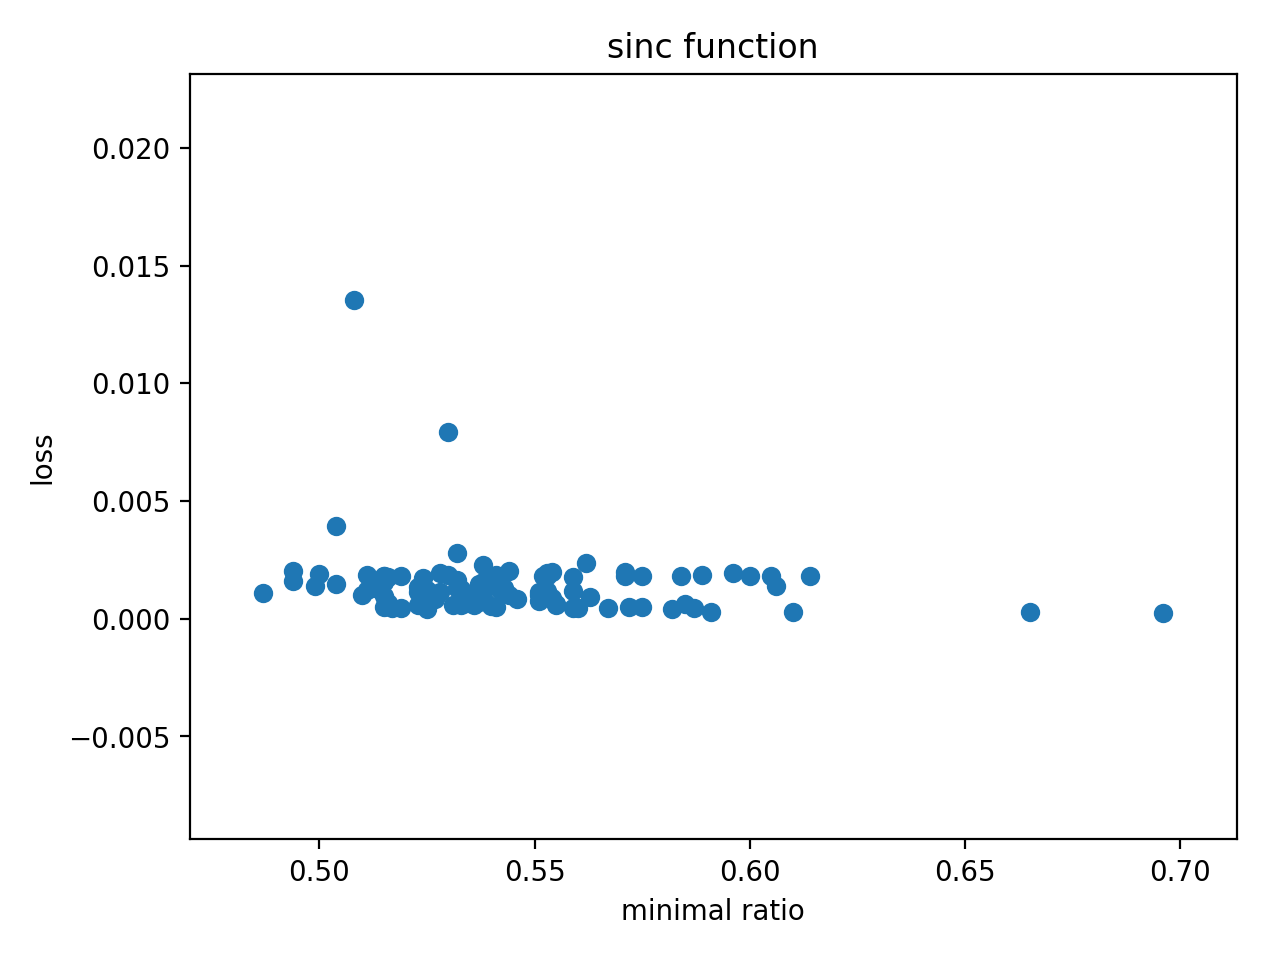

Write Python code to recreate this figure.
import torch
import torch.nn as nn
import torch.nn.functional as F
import torch.optim as optim
from torch.autograd import Variable
from torch.utils.data.dataset import Dataset
from torch.utils.data import DataLoader
import numpy as np
import matplotlib.pyplot as plt


class Data(Dataset):
    def __init__(self, filepath):
        data = np.load(filepath)
        self._x = data[0][:].astype(np.double)
        self._y = data[1][:].astype(np.double)

    def __getitem__(self, index):
        x = torch.FloatTensor([self._x[index]])
        y = torch.FloatTensor([self._y[index]])
        return x, y

    def __len__(self):
        return len(self._x)

dset_train = Data("1_2_2_train.npy")
train_loader = DataLoader(dset_train, batch_size=10, num_workers=1)
dset_test = Data("1_2_2_test.npy")
test_loader = DataLoader(dset_test, batch_size=10, num_workers=1)

class Net(nn.Module):
    def __init__(self):
        super(Net, self).__init__()
        self.fc1 = nn.Linear(1, 32)
        self.fc2 = nn.Linear(32, 32)
        self.fc3 = nn.Linear(32, 1)

    def forward(self, x):
        x = F.relu(self.fc1(x))
        x = F.relu(self.fc2(x))
        x = self.fc3(x)
        return x

"""specify loss function and optimizer"""
net = Net()
criterion = nn.MSELoss()
optimizer = optim.Adadelta(net.parameters())


loss_plot = []
minimalRatio_plot = []  

for train_time in range(100):
    for epoch in range(30):
        for i, data in enumerate(train_loader, 0):  

            x, y = data
            x, y = Variable(x), Variable(y) 

            optimizer.zero_grad()
            outputs = net(x)
            loss = criterion(outputs, y)
            loss.backward(retain_graph=True)

            """ compute gradient norm """
            grad_all = 0.0
            for p in net.parameters():
                gr = 0.0
                if p.grad is not None:
                    gr = (p.grad.cpu().data.numpy() ** 2).sum()
                grad_all += gr

            """ replace loss by gradient norm in order to minimize gradient norm """
            loss.data = torch.FloatTensor([grad_all**0.5])
            loss.backward()
            optimizer.step()

    """ store parameters for sampling """
    tmpPara = []
    for p in net.parameters():
        tmpPara.append(p.data)
    outputs = net(x)
    loss_truth = criterion(outputs, y)

    """ random sample instead of computing hessien matrix """
    minimal_sample = 0
    sampleNbr = 1000
    for sample in range(sampleNbr):
        net1 = Net()
        _ = 0
        for p in net1.parameters():
            p.data = tmpPara[_] + torch.randn(tmpPara[_].size()) / 1000.0
            _ += 1
        outputs = net1(x)
        loss = criterion(outputs, y)

        if loss.data.numpy()[0] > loss_truth.data.numpy()[0]:
            minimal_sample += 1
    """ store data for plot """
    print(str(train_time + 1) + " : minimal ratio: " + str(minimal_sample / sampleNbr))
    loss_plot.append(loss_truth.data.numpy()[0])
    minimalRatio_plot.append(minimal_sample / sampleNbr)

""" plot """
plt.scatter(minimalRatio_plot, loss_plot)
plt.title("sinc function")
plt.xlabel("minimal ratio")
plt.ylabel("loss")
plt.tight_layout()
plt.savefig("1_2_3_2.png", dpi=199)
plt.show()
print(minimalRatio_plot)
print(loss_plot)
